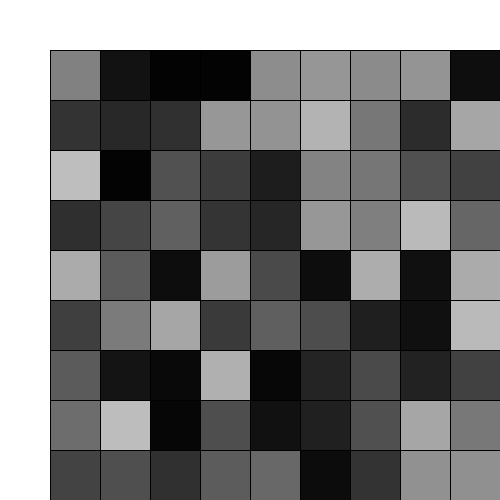
Frame 1 (no input)
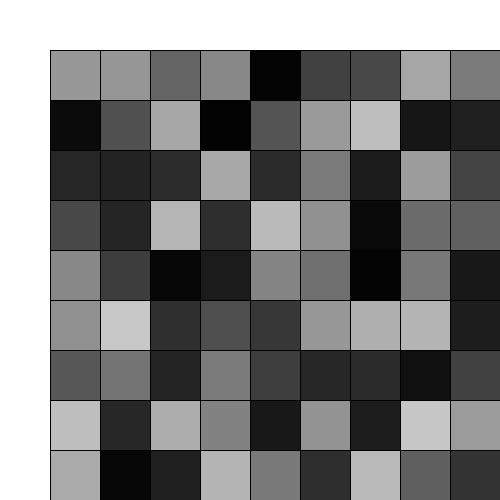
Frame 60 (the mouse pressed at the canvas centre just before this capture)
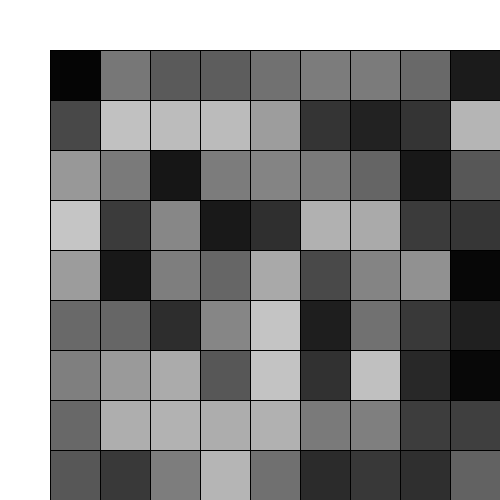
Frame 120 (the mouse held since frame 60 and released just before this capture)

The Processing sketch that drew these frames (run headless with seeded random() and noise(); from frame 60 on, the mouse is pressed at the canvas centre):

// Processing sketch: processing_176958
// ── processing_176958.pde

int counter;
 
void setup(){
  size(500,500);
  background(255);
  }
void draw()
{
  for (int e=50; e<width; e=e+50){
  for (int f=50; f<height; f=f+50){
    fill(random(200));
       rect(e,f,e,f);
}
}
}
